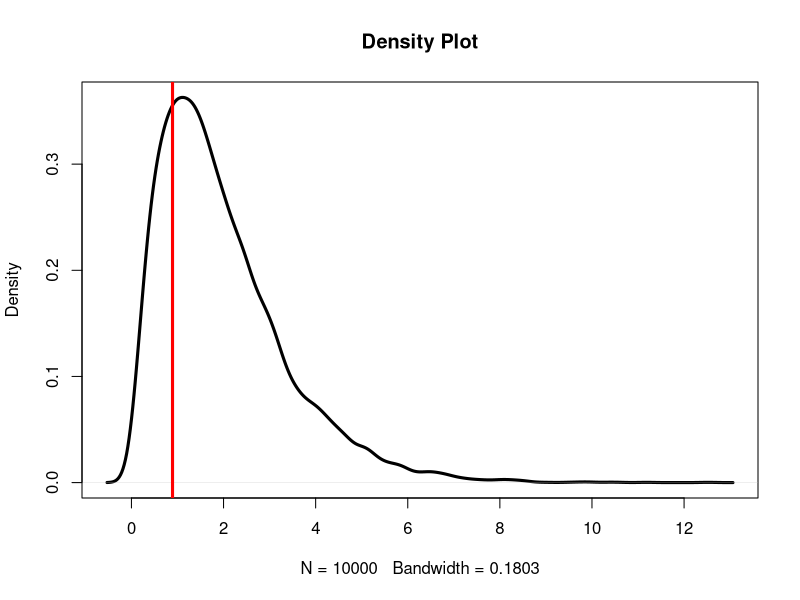
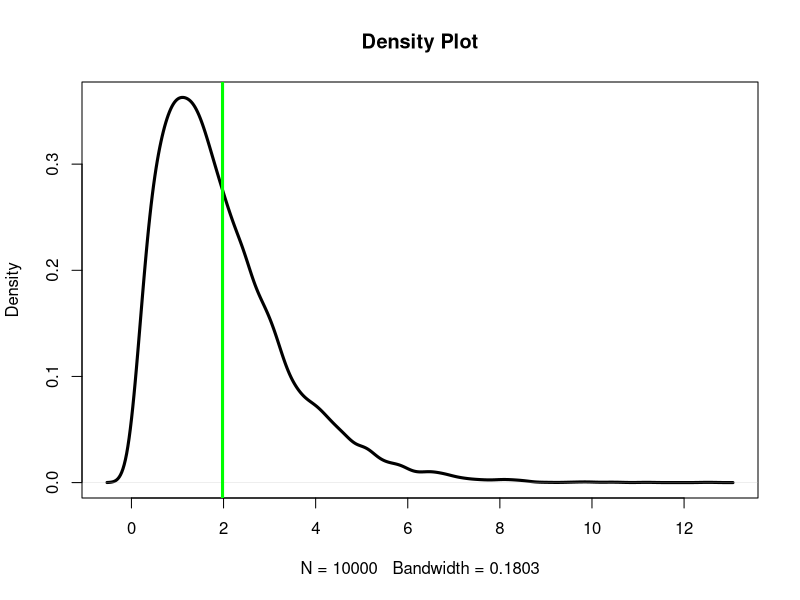
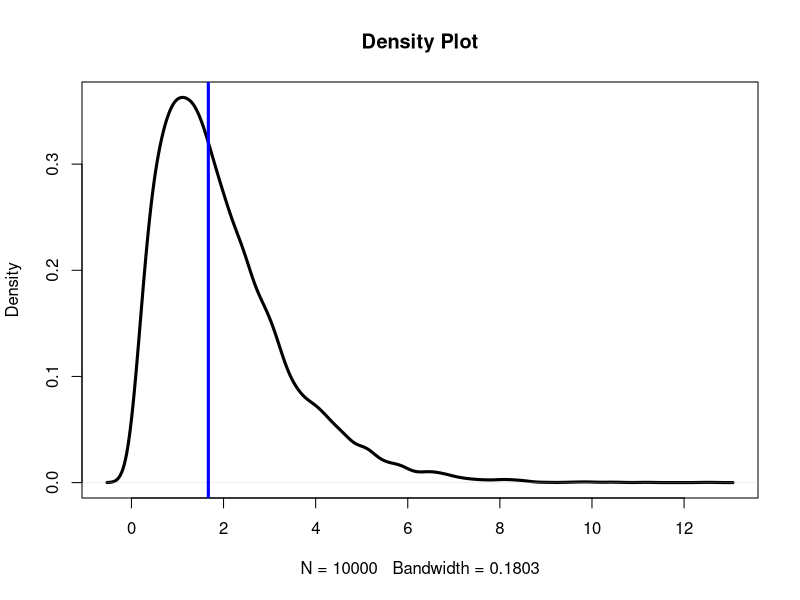
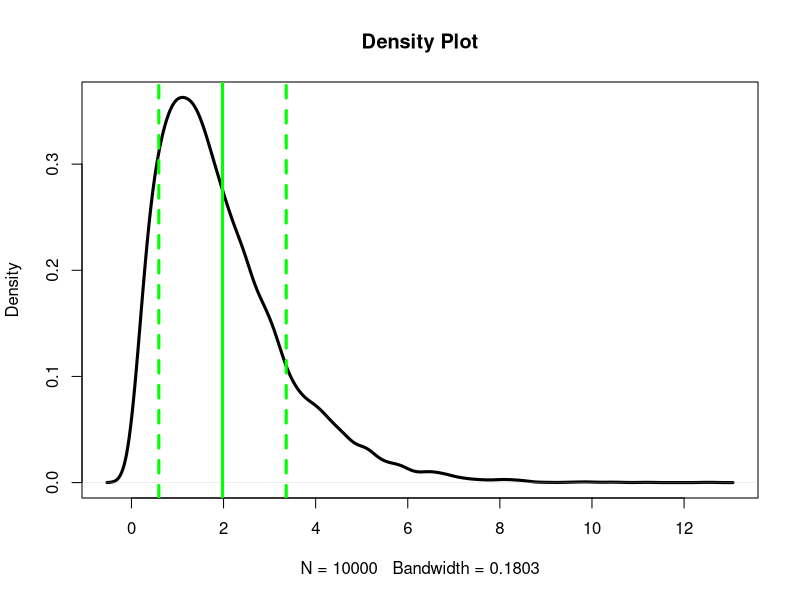
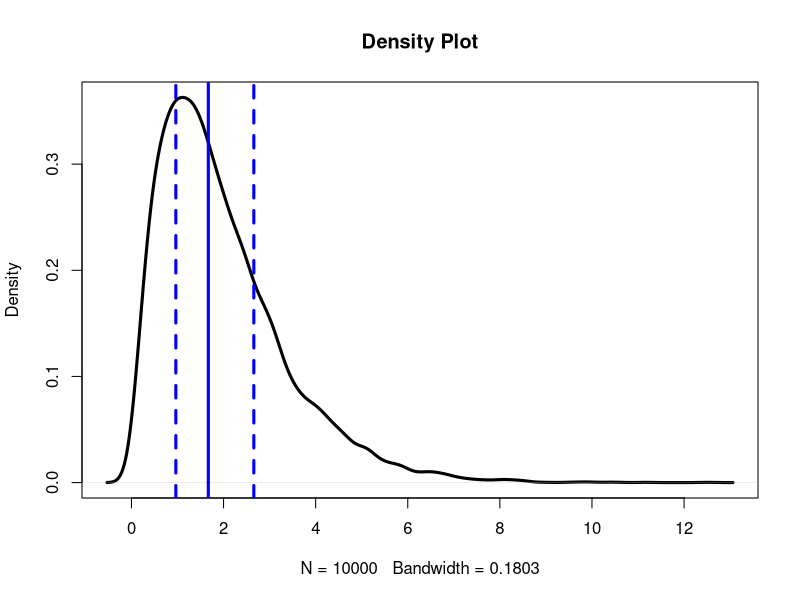
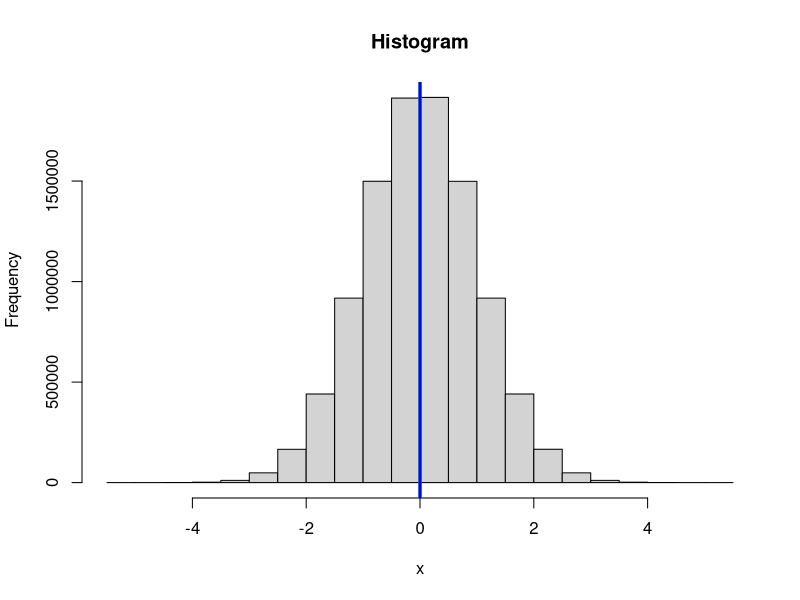
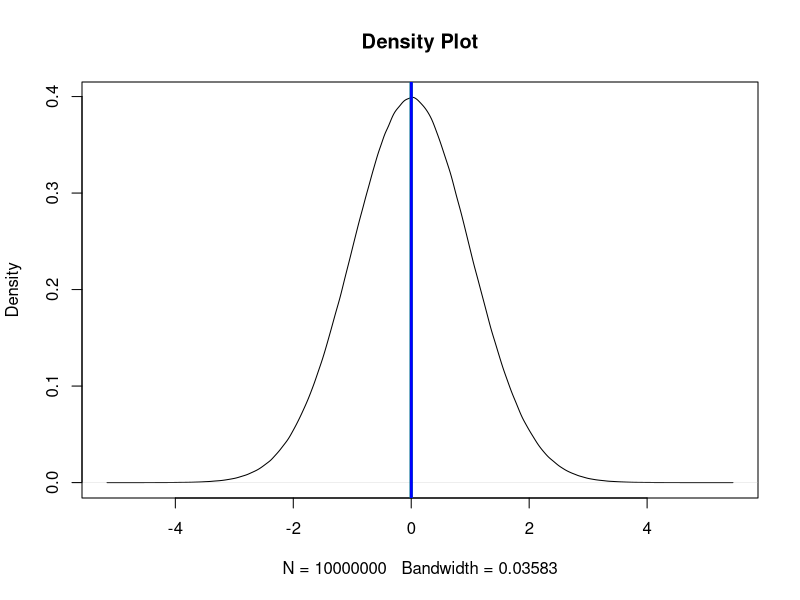
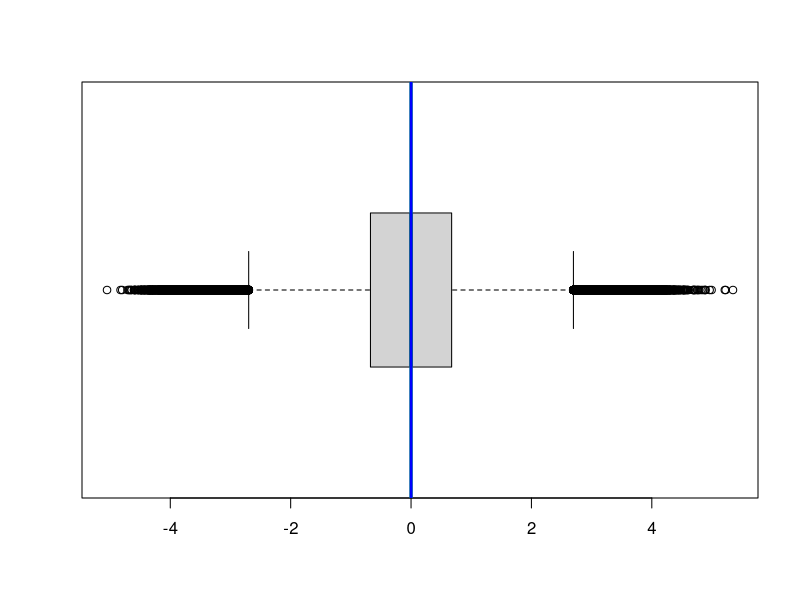

Generate these figures, in order, with R:
## ---- chunk 1
#| label: mode
#| echo: false

set.seed(123)

x <- rgamma(10000, shape = 2, scale = 1)

plot(density(x), main = "Density Plot", lwd = 3)

mode <- x[which.max(table(x))]

abline(v = mode, col = "red", lwd = 3)
## ---- chunk 2
#| label: mean
#| echo: false

plot(density(x), main = "Density Plot", lwd = 3)

mean <- mean(x)

abline(v = mean, col = "green", lwd = 3)
## ---- chunk 3
#| label: median
#| echo: false

plot(density(x), main = "Density Plot", lwd = 3)

median <- median(x)

abline(v = median, col = "blue", lwd = 3)
## ---- chunk 4
#| label: sd
#| echo: false

plot(density(x), main = "Density Plot", lwd = 3)

sd <- sd(x)
mean <- mean(x)

abline(v = mean(x) + c(-1, 1) * sd, col = "green", lwd = 3, lty = 2)
abline(v = mean, col = "green", lwd = 3)
## ---- chunk 5
#| label: iqr
#| echo: false

plot(density(x), main = "Density Plot", lwd = 3)

q1 <- quantile(x, 0.25)
q2 <- median(x)
q3 <- quantile(x, 0.75)

abline(v = c(q1, q3), col = "blue", lwd = 3, lty = 2)
abline(v = q2, col = "blue", lwd = 3)
## ---- chunk 6
#| label: normal-distribution
#| echo: false
#| fig-height: 5
#| layout-ncol: 3
#| cache: true

set.seed(123)

x <- rnorm(10000000, mean = 0, sd = 1)

# add mode, mean, and median

mean <- mean(x)
median <- median(x)

hist(x, main = "Histogram")

abline(v = mean, col = "green", lwd = 3)
abline(v = median, col = "blue", lwd = 3)

plot(density(x), main = "Density Plot")

abline(v = mean, col = "green", lwd = 3)
abline(v = median, col = "blue", lwd = 3)

boxplot(x, horizontal = TRUE)

abline(v = mean, col = "green", lwd = 3)
abline(v = median, col = "blue", lwd = 3)
## ---- chunk 7
#| label: skewed-distribution
#| echo: false
#| fig-height: 5
#| layout-ncol: 3

set.seed(123)

x <- rgamma(10000, shape = 2, scale = 1)

# add mode, mean, and median
mode <- x[which.max(table(x))]
mean <- mean(x)
median <- median(x)

hist(x, main = "Histogram")

abline(v = mean, col = "green", lwd = 3)
abline(v = median, col = "blue", lwd = 3)

plot(density(x), main = "Density Plot")

abline(v = mean, col = "green", lwd = 3)
abline(v = median, col = "blue", lwd = 3)

boxplot(x, horizontal = TRUE)

abline(v = mean, col = "green", lwd = 3)
abline(v = median, col = "blue", lwd = 3)
